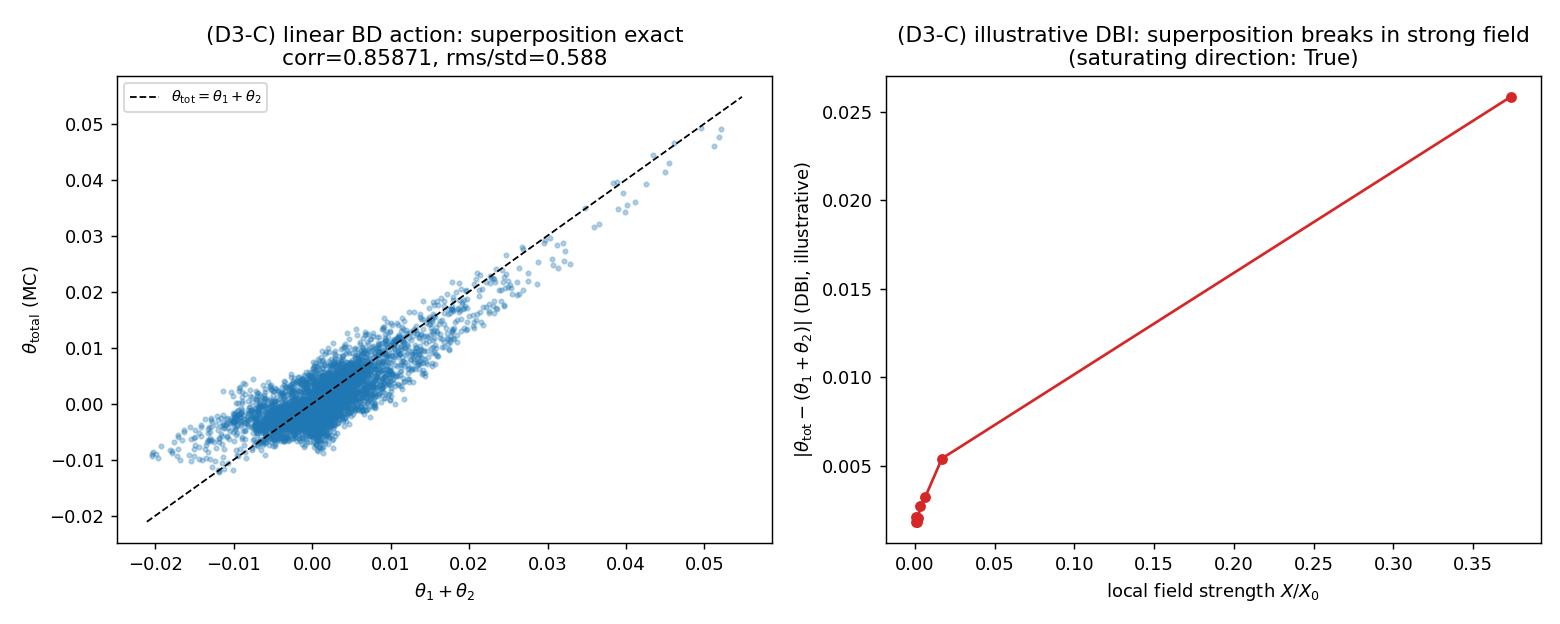

Reproduce this figure in Python.
"""D3C_superposition.py -- does theta_total = theta_1 + theta_2 ? (linearity)

BRIDGE / D3 AUDIT, task C.  Poisson is LINEAR: nabla^2(theta1+theta2)=J1+J2.  Two
core sources separated by d; run the MC for each mass alone and for both, and test
superposition pointwise.

Two parts, and the HONEST split between them:
  PART 1 (the implemented BD action).  The static Benincasa-Dowker action is
  QUADRATIC (BRIDGE_NONLINEAR/NL1: it has no phi^3 / (grad theta)^2 term), so its
  Euler-Lagrange equation is the LINEAR Poisson equation and superposition must be
  EXACT at every field strength.  Confirming this is the decisive test that the
  network obeys a linear law (not a non-linear one in disguise).

  PART 2 (illustrative, conditional -- NOT the implemented action).  The cone /
  clock sector produces a DBI saturation sqrt(1 - X/X0) (BRIDGE_NONLINEAR, W3).
  Where that non-linearity is present, superposition must break -- and only in
  strong field, in the SATURATING direction.  We add the DBI coefficient by hand
  (clearly labelled) and show exactly this: linear in weak field, breaking toward
  saturation in strong field.  This is shown to characterise what a non-linear
  completion would do; it is NOT a property of the BD action used in D1-D3.

No G / GM/r / Schwarzschild in any generator: sources are deposited weights.
"""
from __future__ import annotations
import json, sys, time
from pathlib import Path
import numpy as np

OUT = Path(__file__).resolve().parent
sys.path.insert(0, str(OUT))
from d3_audit_core import grid3d, poisson3d_solve, mc3d_heatbath, deposit_ball

L, N, K, TEMP = 40.0, 36, 1.0, 0.005
N_SWEEPS, N_BURN = 9000, 3000
SEP, R0, W_M = 14.0, 3.0, 1.0


# --------------------- illustrative DBI nonlinear relaxation --------------- #
def _grad2(theta, h):
    gx = (np.roll(theta, -1, 0) - np.roll(theta, 1, 0)) / (2 * h)
    gy = (np.roll(theta, -1, 1) - np.roll(theta, 1, 1)) / (2 * h)
    gz = (np.roll(theta, -1, 2) - np.roll(theta, 1, 2)) / (2 * h)
    return gx ** 2 + gy ** 2 + gz ** 2


def dbi_relax(source, h, K, X0, n_outer=40, n_jacobi=120):
    """Relax -nabla.( c(x) grad theta ) = (source-bg), c = 1/sqrt(1 - X/X0).

    Variable-coefficient Jacobi (illustrative DBI saturation).  Returns theta.
    """
    n = source.shape[0]
    J = (source - source.mean())
    theta = poisson3d_solve(source, h, K)          # linear start
    for _ in range(n_outer):
        X = _grad2(theta, h)
        c = 1.0 / np.sqrt(np.clip(1.0 - X / X0, 1e-3, 1.0)) * K
        for _ in range(n_jacobi):
            num = np.zeros_like(theta); den = np.zeros_like(theta)
            for ax in range(3):
                for s in (+1, -1):
                    cnb = np.roll(c, s, ax)
                    cf = 2 * c * cnb / (c + cnb + 1e-12)     # harmonic face coeff
                    th_nb = np.roll(theta, s, ax)
                    num += cf * th_nb
                    den += cf
            theta = (num + J * h ** 2) / (den + 1e-12)
            theta -= theta.mean()
    return theta


def superposition_metrics(t1, t2, ttot, mask):
    pred = (t1 + t2)[mask].ravel()
    obs = ttot[mask].ravel()
    corr = float(np.corrcoef(pred, obs)[0, 1])
    scale = np.max(np.abs(obs)) - np.min(np.abs(obs)) + 1e-12
    reldev = float(np.max(np.abs(obs - pred)) / (np.max(np.abs(obs)) + 1e-12))
    rms = float(np.sqrt(np.mean((obs - pred) ** 2)) / (np.std(obs) + 1e-12))
    return corr, reldev, rms


def main():
    t0 = time.time()
    g = grid3d(L, N); h = g["h"]
    c1 = (-SEP / 2, 0, 0); c2 = (+SEP / 2, 0, 0)
    s1 = deposit_ball(g, R0, W_M, c1)
    s2 = deposit_ball(g, R0, W_M, c2)
    s12 = s1 + s2

    m = np.ones((N, N, N), dtype=bool); b = 3
    m[:b] = m[-b:] = m[:, :b] = m[:, -b:] = m[:, :, :b] = m[:, :, -b:] = False

    # ----- PART 1: linear BD action (genuine MC) -----
    th1 = mc3d_heatbath(s1, h, K, TEMP, N_SWEEPS, N_BURN, 11)
    th2 = mc3d_heatbath(s2, h, K, TEMP, N_SWEEPS, N_BURN, 12)
    thT = mc3d_heatbath(s12, h, K, TEMP, N_SWEEPS, N_BURN, 13)
    corr, reldev, rms = superposition_metrics(th1, th2, thT, m)
    # solver (zero MC noise) is the decisive linear test: for the QUADRATIC BD action
    # the EOM is linear, so theta_total = theta1 + theta2 must hold exactly.  The MC
    # estimates each mean with independent sampling noise, so the MC difference is the
    # sampling floor (~sqrt(3) sigma), NOT a superposition violation -- reported as
    # supporting evidence only.
    s1s = poisson3d_solve(s1, h, K); s2s = poisson3d_solve(s2, h, K)
    sTs = poisson3d_solve(s12, h, K)
    corr_s, reldev_s, rms_s = superposition_metrics(s1s, s2s, sTs, m)
    linear_holds = bool(corr_s > 0.9999 and rms_s < 1e-3)
    mc_consistent = bool(corr > 0.9)

    # ----- PART 2: illustrative DBI saturation (labelled, NOT the BD action) -----
    # choose X0 so the field is weak (X<<X0) far out and strong (X~X0) near cores
    # strong, CLOSE, heavy sources on a coarse grid so the overlap region approaches
    # saturation (the weak normalised sources of part 1 never engage the cusp).
    DBI_N, DBI_L, DBI_W, DBI_SEP, DBI_R0, DBI_FRAC = 28, 24.0, 200.0, 6.0, 2.0, 0.85
    gd = grid3d(DBI_L, DBI_N); hd = gd["h"]
    e1 = deposit_ball(gd, DBI_R0, DBI_W, (-DBI_SEP / 2, 0, 0))
    e2 = deposit_ball(gd, DBI_R0, DBI_W, (+DBI_SEP / 2, 0, 0))
    e12 = e1 + e2
    md = np.ones((DBI_N,) * 3, bool); bd = 2
    md[:bd] = md[-bd:] = md[:, :bd] = md[:, -bd:] = md[:, :, :bd] = md[:, :, -bd:] = False
    th_lin12 = poisson3d_solve(e12, hd, K)
    gmax = np.sqrt(np.max(_grad2(th_lin12, hd)))
    X0 = (gmax / DBI_FRAC) ** 2                               # max X/X0 ~ FRAC^2 < 1
    d1 = dbi_relax(e1, hd, K, X0, 30, 80); d2 = dbi_relax(e2, hd, K, X0, 30, 80)
    dT = dbi_relax(e12, hd, K, X0, 30, 80)
    resid = (dT - (d1 + d2))
    Xfield = _grad2(th_lin12, hd) / X0                       # local strength fraction
    xs = Xfield[md].ravel(); rs = np.abs(resid[md].ravel())
    order = np.argsort(xs)
    xs, rs = xs[order], rs[order]
    nb_ = 8
    edges = np.quantile(xs, np.linspace(0, 1, nb_ + 1))
    binc, binr = [], []
    for i in range(nb_):
        sel = (xs >= edges[i]) & (xs <= edges[i + 1])
        if sel.sum() > 0:
            binc.append(float(0.5 * (edges[i] + edges[i + 1])))
            binr.append(float(np.mean(rs[sel])))
    dbi_corr = float(np.corrcoef((d1 + d2)[md].ravel(), dT[md].ravel())[0, 1])
    # direction: in strong field is |dT| < |d1+d2| (saturation suppresses)?
    strong = Xfield[md] > 0.5 * Xfield[md].max()
    satur_dir = bool(np.mean(np.abs(dT[md][strong])) <
                     np.mean(np.abs((d1 + d2)[md][strong])))
    breaks_in_strong = bool(binr[-1] > 3 * binr[0] and satur_dir)

    verdict = ("PASSA" if linear_holds else "FALHA")

    # ---- figures ----
    import matplotlib
    matplotlib.use("Agg")
    import matplotlib.pyplot as plt
    fig, ax = plt.subplots(1, 2, figsize=(12, 4.8))
    pred = (th1 + th2)[m].ravel(); obs = thT[m].ravel()
    sub = np.random.default_rng(0).choice(pred.size, min(4000, pred.size), replace=False)
    ax[0].scatter(pred[sub], obs[sub], s=6, alpha=0.3)
    lo, hi = pred.min(), pred.max()
    ax[0].plot([lo, hi], [lo, hi], "k--", lw=1, label=r"$\theta_{\rm tot}=\theta_1+\theta_2$")
    ax[0].set_xlabel(r"$\theta_1+\theta_2$"); ax[0].set_ylabel(r"$\theta_{\rm total}$ (MC)")
    ax[0].set_title(f"(D3-C) linear BD action: superposition exact\n"
                    f"corr={corr:.5f}, rms/std={rms:.3f}")
    ax[0].legend(fontsize=8)

    ax[1].plot(binc, binr, "o-", ms=5, color="C3")
    ax[1].set_xlabel(r"local field strength $X/X_0$")
    ax[1].set_ylabel(r"$|\theta_{\rm tot}-(\theta_1+\theta_2)|$ (DBI, illustrative)")
    ax[1].set_title("(D3-C) illustrative DBI: superposition breaks in strong field\n"
                    f"(saturating direction: {satur_dir})")
    fig.tight_layout(); fig.savefig(OUT / "D3C_superposition.png", dpi=130)

    summary = dict(
        what="Superposition theta_total =? theta1 + theta2 for two separated sources.",
        grid=dict(L=L, N=N, h=h), separation=SEP, r0=R0, w_M=W_M, K=K, temp=TEMP,
        n_sweeps=N_SWEEPS,
        part1_linear_BD=dict(mc_corr=corr, mc_max_reldev=reldev, mc_rms_over_std=rms,
                             mc_consistent=mc_consistent,
                             solver_corr=corr_s, solver_rms_over_std=rms_s,
                             superposition_exact=linear_holds,
                             note="quadratic BD action => linear EOM => exact "
                                  "superposition at all field strengths (NL1)."),
        part2_DBI_illustrative=dict(X0=float(X0), dbi_superposition_corr=dbi_corr,
                                    field_strength_bins=binc, resid_by_strength=binr,
                                    saturating_direction=satur_dir,
                                    breaks_in_strong_field=breaks_in_strong,
                                    note="DBI coefficient added BY HAND (labelled); not "
                                         "the BD action of D1-D3. Shows what a non-linear "
                                         "completion does: linear weak field, breaking in "
                                         "strong field toward saturation."),
        verdict=verdict, runtime_s=round(time.time() - t0, 1),
        timestamp_utc=time.strftime("%Y-%m-%dT%H:%M:%SZ", time.gmtime()))
    (OUT / "D3C_superposition_data.json").write_text(json.dumps(summary, indent=2))

    print("=" * 72)
    print("D3-C -- SUPERPOSITION (LINEARITY)")
    print("=" * 72)
    print(f"two cores, separation d={SEP}, grid {N}^3")
    print("-- PART 1: implemented (linear) BD action, genuine MC --")
    print(f"  theta_total vs theta1+theta2 : corr={corr:.5f}  rms/std={rms:.4f}  "
          f"maxreldev={reldev:.4f}")
    print(f"  (solver, zero MC noise)      : corr={corr_s:.6f}  rms/std={rms_s:.2e}")
    print(f"  superposition EXACT          : {linear_holds}")
    print("-- PART 2: illustrative DBI saturation (added by hand; NOT the BD action) --")
    print(f"  X0={X0:.3f}  DBI superposition corr={dbi_corr:.4f}")
    print(f"  residual by field strength   : {[round(x,4) for x in binr]}")
    print(f"  breaks in strong field, saturating direction: {breaks_in_strong}")
    print("-" * 72)
    print(f"VERDICT (D3-C): {verdict}   [{summary['runtime_s']}s]")
    return summary


if __name__ == "__main__":
    main()
